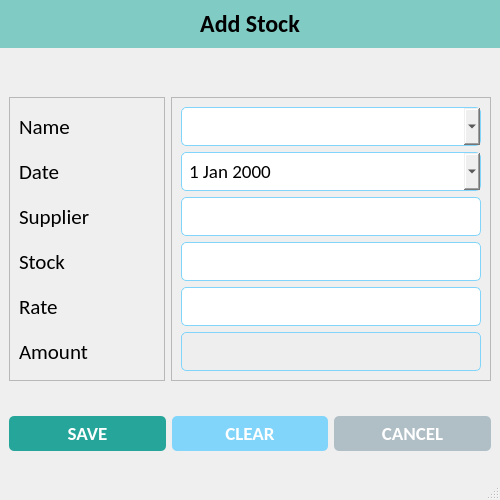
<?xml version="1.0" encoding="UTF-8"?>
<ui version="4.0">
 <class>AddStockWindow</class>
 <widget class="QMainWindow" name="AddStockWindow">
  <property name="geometry">
   <rect>
    <x>0</x>
    <y>0</y>
    <width>500</width>
    <height>500</height>
   </rect>
  </property>
  <property name="minimumSize">
   <size>
    <width>500</width>
    <height>500</height>
   </size>
  </property>
  <property name="maximumSize">
   <size>
    <width>500</width>
    <height>500</height>
   </size>
  </property>
  <property name="windowTitle">
   <string>Add Stock</string>
  </property>
  <property name="windowIcon">
   <iconset resource="resources.qrc">
    <normaloff>:/icons/assets/icons/logo.png</normaloff>:/icons/assets/icons/logo.png</iconset>
  </property>
  <property name="iconSize">
   <size>
    <width>32</width>
    <height>32</height>
   </size>
  </property>
  <widget class="QWidget" name="centralwidget">
   <property name="styleSheet">
    <string notr="true">#label_widget {
	background-color: #80cbc4;
}

#label_5 {
	color: #fff;
}

#btn_save {
	background-color: #26a69a;
	border-radius: 5px;
	padding: 5px 0px;
	color: white;
}

#btn_clear {
	background-color: #81d4fa;
	border-radius: 5px;
	padding: 5px 0px;
	color: white;
}

#btn_cancel {
	background-color: #b0bec5;
	border-radius: 5px;
	padding: 5px 0px;
	color: white;
}

QLineEdit, QDateEdit, QComboBox {
	border-radius: 5px;
	padding: 5px 5px;
	border: 1px solid #81d4fa;
}

#txt_amount {
	background-color: #eee;
	border: 1px solid #81d4fa;
}</string>
   </property>
   <layout class="QVBoxLayout" name="verticalLayout_4">
    <property name="spacing">
     <number>0</number>
    </property>
    <property name="leftMargin">
     <number>0</number>
    </property>
    <property name="topMargin">
     <number>0</number>
    </property>
    <property name="rightMargin">
     <number>0</number>
    </property>
    <property name="bottomMargin">
     <number>0</number>
    </property>
    <item alignment="Qt::AlignTop">
     <widget class="QWidget" name="label_widget" native="true">
      <layout class="QVBoxLayout" name="verticalLayout_3">
       <item alignment="Qt::AlignTop">
        <widget class="QLabel" name="lbl_add_stock">
         <property name="font">
          <font>
           <family>Calibri</family>
           <pointsize>18</pointsize>
           <weight>75</weight>
           <bold>true</bold>
          </font>
         </property>
         <property name="text">
          <string>Add Stock</string>
         </property>
         <property name="alignment">
          <set>Qt::AlignCenter</set>
         </property>
        </widget>
       </item>
      </layout>
     </widget>
    </item>
    <item>
     <widget class="QWidget" name="details_widget" native="true">
      <layout class="QHBoxLayout" name="horizontalLayout">
       <item>
        <widget class="QFrame" name="lbl_frame">
         <property name="frameShape">
          <enum>QFrame::StyledPanel</enum>
         </property>
         <property name="frameShadow">
          <enum>QFrame::Raised</enum>
         </property>
         <layout class="QVBoxLayout" name="verticalLayout">
          <item>
           <widget class="QLabel" name="lbl_name">
            <property name="font">
             <font>
              <family>Calibri</family>
              <pointsize>16</pointsize>
             </font>
            </property>
            <property name="text">
             <string>Name</string>
            </property>
           </widget>
          </item>
          <item>
           <widget class="QLabel" name="lbl_date">
            <property name="font">
             <font>
              <family>Calibri</family>
              <pointsize>16</pointsize>
             </font>
            </property>
            <property name="text">
             <string>Date</string>
            </property>
           </widget>
          </item>
          <item>
           <widget class="QLabel" name="lbl_supplier">
            <property name="font">
             <font>
              <family>Calibri</family>
              <pointsize>16</pointsize>
             </font>
            </property>
            <property name="text">
             <string>Supplier</string>
            </property>
           </widget>
          </item>
          <item>
           <widget class="QLabel" name="lbl_stock">
            <property name="font">
             <font>
              <family>Calibri</family>
              <pointsize>16</pointsize>
             </font>
            </property>
            <property name="text">
             <string>Stock</string>
            </property>
           </widget>
          </item>
          <item>
           <widget class="QLabel" name="lbl_rate">
            <property name="font">
             <font>
              <family>Calibri</family>
              <pointsize>16</pointsize>
             </font>
            </property>
            <property name="text">
             <string>Rate</string>
            </property>
           </widget>
          </item>
          <item>
           <widget class="QLabel" name="lbl_amount">
            <property name="font">
             <font>
              <family>Calibri</family>
              <pointsize>16</pointsize>
             </font>
            </property>
            <property name="text">
             <string>Amount</string>
            </property>
           </widget>
          </item>
         </layout>
        </widget>
       </item>
       <item>
        <widget class="QFrame" name="lbl_inputs">
         <property name="frameShape">
          <enum>QFrame::StyledPanel</enum>
         </property>
         <property name="frameShadow">
          <enum>QFrame::Raised</enum>
         </property>
         <layout class="QVBoxLayout" name="verticalLayout_2">
          <item>
           <widget class="QComboBox" name="select_product">
            <property name="minimumSize">
             <size>
              <width>300</width>
              <height>35</height>
             </size>
            </property>
            <property name="maximumSize">
             <size>
              <width>300</width>
              <height>16777215</height>
             </size>
            </property>
            <property name="font">
             <font>
              <family>Calibri</family>
              <pointsize>14</pointsize>
             </font>
            </property>
            <property name="editable">
             <bool>true</bool>
            </property>
           </widget>
          </item>
          <item>
           <widget class="QDateEdit" name="txt_date">
            <property name="minimumSize">
             <size>
              <width>300</width>
              <height>35</height>
             </size>
            </property>
            <property name="maximumSize">
             <size>
              <width>300</width>
              <height>16777215</height>
             </size>
            </property>
            <property name="font">
             <font>
              <family>Calibri</family>
              <pointsize>14</pointsize>
             </font>
            </property>
            <property name="alignment">
             <set>Qt::AlignLeading|Qt::AlignLeft|Qt::AlignVCenter</set>
            </property>
            <property name="calendarPopup">
             <bool>true</bool>
            </property>
           </widget>
          </item>
          <item alignment="Qt::AlignRight">
           <widget class="QLineEdit" name="txt_supplier">
            <property name="minimumSize">
             <size>
              <width>300</width>
              <height>0</height>
             </size>
            </property>
            <property name="maximumSize">
             <size>
              <width>300</width>
              <height>16777215</height>
             </size>
            </property>
            <property name="font">
             <font>
              <family>Calibri</family>
              <pointsize>14</pointsize>
             </font>
            </property>
           </widget>
          </item>
          <item alignment="Qt::AlignRight">
           <widget class="QLineEdit" name="txt_stock">
            <property name="minimumSize">
             <size>
              <width>300</width>
              <height>0</height>
             </size>
            </property>
            <property name="maximumSize">
             <size>
              <width>300</width>
              <height>16777215</height>
             </size>
            </property>
            <property name="font">
             <font>
              <family>Calibri</family>
              <pointsize>14</pointsize>
             </font>
            </property>
            <property name="alignment">
             <set>Qt::AlignRight|Qt::AlignTrailing|Qt::AlignVCenter</set>
            </property>
           </widget>
          </item>
          <item alignment="Qt::AlignRight">
           <widget class="QLineEdit" name="txt_rate">
            <property name="minimumSize">
             <size>
              <width>300</width>
              <height>0</height>
             </size>
            </property>
            <property name="maximumSize">
             <size>
              <width>300</width>
              <height>16777215</height>
             </size>
            </property>
            <property name="font">
             <font>
              <family>Calibri</family>
              <pointsize>14</pointsize>
             </font>
            </property>
            <property name="alignment">
             <set>Qt::AlignRight|Qt::AlignTrailing|Qt::AlignVCenter</set>
            </property>
           </widget>
          </item>
          <item alignment="Qt::AlignRight">
           <widget class="QLineEdit" name="txt_amount">
            <property name="minimumSize">
             <size>
              <width>300</width>
              <height>0</height>
             </size>
            </property>
            <property name="maximumSize">
             <size>
              <width>300</width>
              <height>16777215</height>
             </size>
            </property>
            <property name="font">
             <font>
              <family>Calibri</family>
              <pointsize>14</pointsize>
             </font>
            </property>
            <property name="alignment">
             <set>Qt::AlignRight|Qt::AlignTrailing|Qt::AlignVCenter</set>
            </property>
            <property name="readOnly">
             <bool>true</bool>
            </property>
           </widget>
          </item>
         </layout>
        </widget>
       </item>
      </layout>
     </widget>
    </item>
    <item>
     <widget class="QWidget" name="bottom_widget" native="true">
      <layout class="QHBoxLayout" name="horizontalLayout_2">
       <item>
        <widget class="QPushButton" name="btn_save">
         <property name="font">
          <font>
           <family>Calibri</family>
           <pointsize>14</pointsize>
           <weight>75</weight>
           <bold>true</bold>
          </font>
         </property>
         <property name="text">
          <string>SAVE</string>
         </property>
         <property name="icon">
          <iconset resource="resources.qrc">
           <normaloff>:/icons/assets/icons/save.png</normaloff>:/icons/assets/icons/save.png</iconset>
         </property>
         <property name="iconSize">
          <size>
           <width>32</width>
           <height>32</height>
          </size>
         </property>
        </widget>
       </item>
       <item>
        <widget class="QPushButton" name="btn_clear">
         <property name="font">
          <font>
           <family>Calibri</family>
           <pointsize>14</pointsize>
           <weight>75</weight>
           <bold>true</bold>
          </font>
         </property>
         <property name="text">
          <string>CLEAR</string>
         </property>
         <property name="icon">
          <iconset resource="resources.qrc">
           <normaloff>:/icons/assets/icons/clear.png</normaloff>:/icons/assets/icons/clear.png</iconset>
         </property>
         <property name="iconSize">
          <size>
           <width>32</width>
           <height>32</height>
          </size>
         </property>
        </widget>
       </item>
       <item>
        <widget class="QPushButton" name="btn_cancel">
         <property name="font">
          <font>
           <family>Calibri</family>
           <pointsize>14</pointsize>
           <weight>75</weight>
           <bold>true</bold>
          </font>
         </property>
         <property name="text">
          <string>CANCEL</string>
         </property>
         <property name="icon">
          <iconset resource="resources.qrc">
           <normaloff>:/icons/assets/icons/close.png</normaloff>:/icons/assets/icons/close.png</iconset>
         </property>
         <property name="iconSize">
          <size>
           <width>32</width>
           <height>32</height>
          </size>
         </property>
        </widget>
       </item>
      </layout>
     </widget>
    </item>
   </layout>
  </widget>
  <widget class="QStatusBar" name="statusbar"/>
 </widget>
 <resources>
  <include location="resources.qrc"/>
 </resources>
 <connections/>
</ui>
